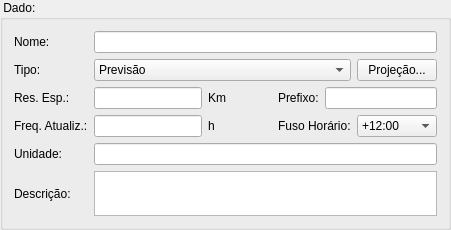
               <widget class="QGroupBox" name="groupBox_7">
                <property name="title">
                 <string> Dado: </string>
                </property>
                <layout class="QGridLayout" name="gridLayout_11">
                 <item row="1" column="6">
                  <widget class="QPushButton" name="projectionGridBtn">
                   <property name="toolTip">
                    <string>&lt;html&gt;&lt;head&gt;&lt;meta name=&quot;qrichtext&quot; content=&quot;1&quot; /&gt;&lt;style type=&quot;text/css&quot;&gt;
p, li { white-space: pre-wrap; }
&lt;/style&gt;&lt;/head&gt;&lt;body style=&quot; font-family:'MS Shell Dlg 2'; font-size:8.25pt; font-weight:400; font-style:normal;&quot;&gt;
&lt;p style=&quot; margin-top:0px; margin-bottom:0px; margin-left:0px; margin-right:0px; -qt-block-indent:0; text-indent:0px;&quot;&gt;Alterar a projeção dos dados&lt;/p&gt;&lt;/body&gt;&lt;/html&gt;</string>
                   </property>
                   <property name="text">
                    <string>Projeção...</string>
                   </property>
                   <property name="icon">
                    <iconset theme="projection">
                     <normaloff/>
                    </iconset>
                   </property>
                  </widget>
                 </item>
                 <item row="2" column="2">
                  <widget class="QLabel" name="label_53">
                   <property name="text">
                    <string>Km</string>
                   </property>
                  </widget>
                 </item>
                 <item row="5" column="1" colspan="6">
                  <widget class="QTextEdit" name="gridFormatDataDescription">
                   <property name="maximumSize">
                    <size>
                     <width>16777215</width>
                     <height>45</height>
                    </size>
                   </property>
                  </widget>
                 </item>
                 <item row="2" column="5" colspan="2">
                  <widget class="QLineEdit" name="gridFormatDataPrefix"/>
                 </item>
                 <item row="2" column="0">
                  <widget class="QLabel" name="label_21">
                   <property name="text">
                    <string>Res. Esp.:</string>
                   </property>
                  </widget>
                 </item>
                 <item row="4" column="0">
                  <widget class="QLabel" name="label_82">
                   <property name="text">
                    <string>Unidade:</string>
                   </property>
                  </widget>
                 </item>
                 <item row="3" column="0">
                  <widget class="QLabel" name="label_22">
                   <property name="text">
                    <string>Freq. Atualiz.:</string>
                   </property>
                  </widget>
                 </item>
                 <item row="5" column="0">
                  <widget class="QLabel" name="label_18">
                   <property name="text">
                    <string>Descrição:</string>
                   </property>
                  </widget>
                 </item>
                 <item row="2" column="4">
                  <widget class="QLabel" name="label_55">
                   <property name="text">
                    <string>Prefixo:</string>
                   </property>
                  </widget>
                 </item>
                 <item row="3" column="2">
                  <widget class="QLabel" name="label_54">
                   <property name="text">
                    <string>h</string>
                   </property>
                  </widget>
                 </item>
                 <item row="2" column="3">
                  <spacer>
                   <property name="orientation">
                    <enum>Qt::Horizontal</enum>
                   </property>
                   <property name="sizeHint" stdset="0">
                    <size>
                     <width>40</width>
                     <height>20</height>
                    </size>
                   </property>
                  </spacer>
                 </item>
                 <item row="1" column="0">
                  <widget class="QLabel" name="label_20">
                   <property name="text">
                    <string>Tipo:</string>
                   </property>
                  </widget>
                 </item>
                 <item row="0" column="0">
                  <widget class="QLabel" name="label_14">
                   <property name="text">
                    <string>Nome:</string>
                   </property>
                  </widget>
                 </item>
                 <item row="3" column="3">
                  <spacer>
                   <property name="orientation">
                    <enum>Qt::Horizontal</enum>
                   </property>
                   <property name="sizeHint" stdset="0">
                    <size>
                     <width>40</width>
                     <height>20</height>
                    </size>
                   </property>
                  </spacer>
                 </item>
                 <item row="3" column="4" colspan="2">
                  <widget class="QLabel" name="label_56">
                   <property name="text">
                    <string>Fuso Horário:</string>
                   </property>
                  </widget>
                 </item>
                 <item row="3" column="1">
                  <widget class="QLineEdit" name="gridFormatDataFrequency"/>
                 </item>
                 <item row="3" column="6">
                  <widget class="QComboBox" name="gridFormatDataTimeZoneCmb">
                   <property name="currentIndex">
                    <number>0</number>
                   </property>
                   <item>
                    <property name="text">
                     <string>+12:00</string>
                    </property>
                   </item>
                   <item>
                    <property name="text">
                     <string>+11:00</string>
                    </property>
                   </item>
                   <item>
                    <property name="text">
                     <string>+10:00</string>
                    </property>
                   </item>
                   <item>
                    <property name="text">
                     <string>+09:00</string>
                    </property>
                   </item>
                   <item>
                    <property name="text">
                     <string>+08:00</string>
                    </property>
                   </item>
                   <item>
                    <property name="text">
                     <string>+07:00</string>
                    </property>
                   </item>
                   <item>
                    <property name="text">
                     <string>+06:00</string>
                    </property>
                   </item>
                   <item>
                    <property name="text">
                     <string>+05:00</string>
                    </property>
                   </item>
                   <item>
                    <property name="text">
                     <string>+04:00</string>
                    </property>
                   </item>
                   <item>
                    <property name="text">
                     <string>+03:00</string>
                    </property>
                   </item>
                   <item>
                    <property name="text">
                     <string>+02:00</string>
                    </property>
                   </item>
                   <item>
                    <property name="text">
                     <string>+01:00</string>
                    </property>
                   </item>
                   <item>
                    <property name="text">
                     <string>+00:00</string>
                    </property>
                   </item>
                   <item>
                    <property name="text">
                     <string>-01:00</string>
                    </property>
                   </item>
                   <item>
                    <property name="text">
                     <string>-02:00</string>
                    </property>
                   </item>
                   <item>
                    <property name="text">
                     <string>-03:00</string>
                    </property>
                   </item>
                   <item>
                    <property name="text">
                     <string>-04:00</string>
                    </property>
                   </item>
                   <item>
                    <property name="text">
                     <string>-05:00</string>
                    </property>
                   </item>
                   <item>
                    <property name="text">
                     <string>-06:00</string>
                    </property>
                   </item>
                   <item>
                    <property name="text">
                     <string>-07:00</string>
                    </property>
                   </item>
                   <item>
                    <property name="text">
                     <string>-08:00</string>
                    </property>
                   </item>
                   <item>
                    <property name="text">
                     <string>-09:00</string>
                    </property>
                   </item>
                   <item>
                    <property name="text">
                     <string>-10:00</string>
                    </property>
                   </item>
                   <item>
                    <property name="text">
                     <string>-11:00</string>
                    </property>
                   </item>
                   <item>
                    <property name="text">
                     <string>-12:00</string>
                    </property>
                   </item>
                  </widget>
                 </item>
                 <item row="2" column="1">
                  <widget class="QLineEdit" name="gridFormatDataResolution"/>
                 </item>
                 <item row="0" column="1" colspan="6">
                  <widget class="QLineEdit" name="gridFormatDataName"/>
                 </item>
                 <item row="1" column="1" colspan="5">
                  <widget class="QComboBox" name="gridFormatDataType">
                   <item>
                    <property name="text">
                     <string>Previsão</string>
                    </property>
                   </item>
                   <item>
                    <property name="text">
                     <string>Observação</string>
                    </property>
                   </item>
                   <item>
                    <property name="text">
                     <string>Outros</string>
                    </property>
                   </item>
                  </widget>
                 </item>
                 <item row="4" column="1" colspan="6">
                  <widget class="QLineEdit" name="gridFormatDataUnit"/>
                 </item>
                </layout>
               </widget>
